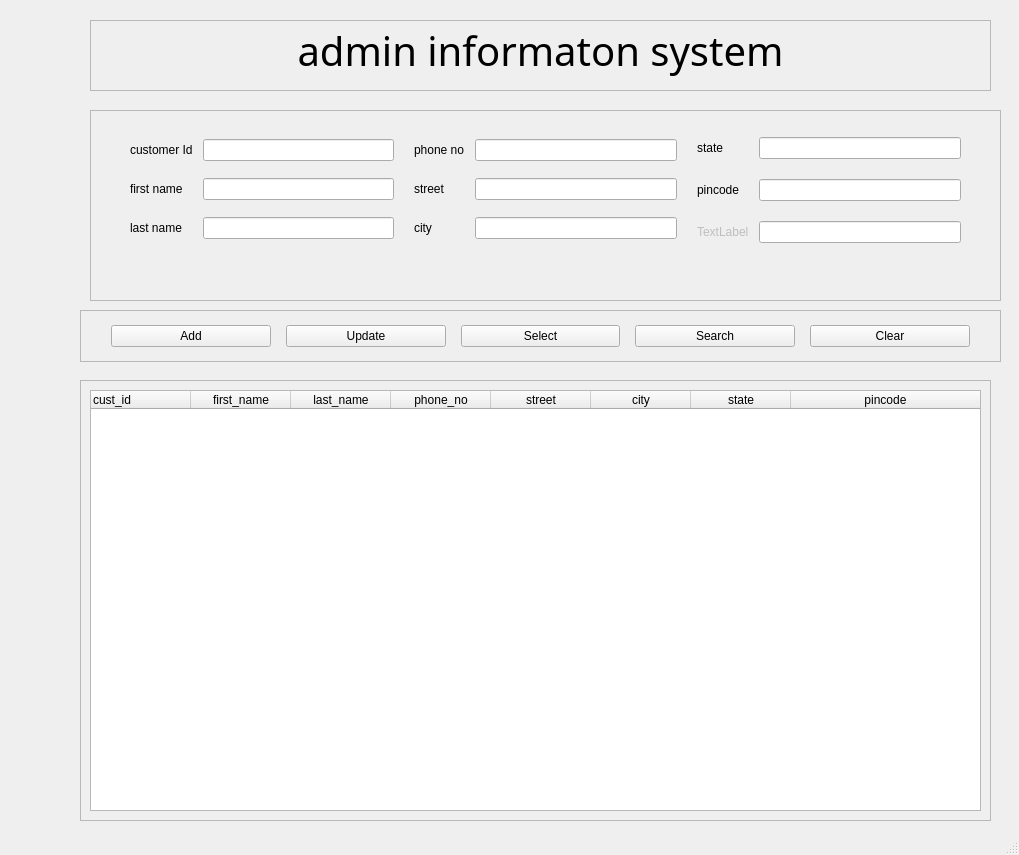
<?xml version="1.0" encoding="UTF-8"?>
<ui version="4.0">
 <class>MainWindow</class>
 <widget class="QMainWindow" name="MainWindow">
  <property name="geometry">
   <rect>
    <x>0</x>
    <y>0</y>
    <width>1019</width>
    <height>855</height>
   </rect>
  </property>
  <property name="windowTitle">
   <string>MainWindow</string>
  </property>
  <widget class="QWidget" name="centralwidget">
   <widget class="QFrame" name="frame">
    <property name="geometry">
     <rect>
      <x>90</x>
      <y>20</y>
      <width>901</width>
      <height>71</height>
     </rect>
    </property>
    <property name="font">
     <font>
      <family>Script MT Bold</family>
      <pointsize>30</pointsize>
      <weight>75</weight>
      <bold>true</bold>
     </font>
    </property>
    <property name="frameShape">
     <enum>QFrame::StyledPanel</enum>
    </property>
    <property name="frameShadow">
     <enum>QFrame::Raised</enum>
    </property>
    <widget class="QLabel" name="title_label">
     <property name="geometry">
      <rect>
       <x>30</x>
       <y>0</y>
       <width>841</width>
       <height>61</height>
      </rect>
     </property>
     <property name="font">
      <font>
       <family>Script MT Bold</family>
       <pointsize>30</pointsize>
       <weight>50</weight>
       <bold>false</bold>
      </font>
     </property>
     <property name="text">
      <string>admin informaton system</string>
     </property>
     <property name="alignment">
      <set>Qt::AlignCenter</set>
     </property>
    </widget>
   </widget>
   <widget class="QFrame" name="info_frame">
    <property name="geometry">
     <rect>
      <x>90</x>
      <y>110</y>
      <width>911</width>
      <height>191</height>
     </rect>
    </property>
    <property name="frameShape">
     <enum>QFrame::StyledPanel</enum>
    </property>
    <property name="frameShadow">
     <enum>QFrame::Raised</enum>
    </property>
    <widget class="QWidget" name="">
     <property name="geometry">
      <rect>
       <x>10</x>
       <y>0</y>
       <width>891</width>
       <height>161</height>
      </rect>
     </property>
     <layout class="QGridLayout" name="gridLayout_4">
      <property name="leftMargin">
       <number>30</number>
      </property>
      <property name="topMargin">
       <number>20</number>
      </property>
      <property name="rightMargin">
       <number>30</number>
      </property>
      <property name="bottomMargin">
       <number>20</number>
      </property>
      <property name="horizontalSpacing">
       <number>20</number>
      </property>
      <property name="verticalSpacing">
       <number>10</number>
      </property>
      <item row="0" column="0">
       <layout class="QGridLayout" name="gridLayout">
        <property name="horizontalSpacing">
         <number>10</number>
        </property>
        <property name="verticalSpacing">
         <number>15</number>
        </property>
        <item row="0" column="0">
         <widget class="QLabel" name="label_2">
          <property name="text">
           <string>customer Id</string>
          </property>
         </widget>
        </item>
        <item row="0" column="1">
         <widget class="QLineEdit" name="lineEdit"/>
        </item>
        <item row="1" column="0">
         <widget class="QLabel" name="label_3">
          <property name="text">
           <string>first name</string>
          </property>
         </widget>
        </item>
        <item row="1" column="1">
         <widget class="QLineEdit" name="lineEdit_2"/>
        </item>
        <item row="2" column="0">
         <widget class="QLabel" name="label_4">
          <property name="text">
           <string>last name</string>
          </property>
         </widget>
        </item>
        <item row="2" column="1">
         <widget class="QLineEdit" name="lineEdit_3"/>
        </item>
       </layout>
      </item>
      <item row="0" column="1">
       <layout class="QGridLayout" name="gridLayout_2">
        <property name="horizontalSpacing">
         <number>10</number>
        </property>
        <property name="verticalSpacing">
         <number>15</number>
        </property>
        <item row="0" column="0">
         <widget class="QLabel" name="label_6">
          <property name="text">
           <string>phone no</string>
          </property>
         </widget>
        </item>
        <item row="0" column="1">
         <widget class="QLineEdit" name="lineEdit_4"/>
        </item>
        <item row="1" column="0">
         <widget class="QLabel" name="label_8">
          <property name="text">
           <string>street</string>
          </property>
         </widget>
        </item>
        <item row="1" column="1">
         <widget class="QLineEdit" name="lineEdit_5"/>
        </item>
        <item row="2" column="0">
         <widget class="QLabel" name="label_7">
          <property name="text">
           <string>city</string>
          </property>
         </widget>
        </item>
        <item row="2" column="1">
         <widget class="QLineEdit" name="lineEdit_6"/>
        </item>
       </layout>
      </item>
      <item row="0" column="2">
       <layout class="QGridLayout" name="gridLayout_3">
        <property name="horizontalSpacing">
         <number>10</number>
        </property>
        <property name="verticalSpacing">
         <number>20</number>
        </property>
        <item row="0" column="0">
         <widget class="QLabel" name="label_5">
          <property name="text">
           <string>state</string>
          </property>
         </widget>
        </item>
        <item row="1" column="0">
         <widget class="QLabel" name="label_9">
          <property name="text">
           <string>pincode</string>
          </property>
         </widget>
        </item>
        <item row="0" column="1">
         <widget class="QLineEdit" name="lineEdit_7"/>
        </item>
        <item row="1" column="1">
         <widget class="QLineEdit" name="lineEdit_8"/>
        </item>
        <item row="2" column="0">
         <widget class="QLabel" name="label">
          <property name="enabled">
           <bool>false</bool>
          </property>
          <property name="text">
           <string>TextLabel</string>
          </property>
          <property name="buddy">
           <cstring></cstring>
          </property>
         </widget>
        </item>
        <item row="2" column="1">
         <widget class="QLineEdit" name="lineEdit_9"/>
        </item>
       </layout>
      </item>
     </layout>
    </widget>
   </widget>
   <widget class="QFrame" name="function_frame">
    <property name="geometry">
     <rect>
      <x>80</x>
      <y>310</y>
      <width>921</width>
      <height>52</height>
     </rect>
    </property>
    <property name="frameShape">
     <enum>QFrame::StyledPanel</enum>
    </property>
    <property name="frameShadow">
     <enum>QFrame::Raised</enum>
    </property>
    <layout class="QHBoxLayout" name="horizontalLayout">
     <property name="spacing">
      <number>15</number>
     </property>
     <property name="leftMargin">
      <number>30</number>
     </property>
     <property name="topMargin">
      <number>10</number>
     </property>
     <property name="rightMargin">
      <number>30</number>
     </property>
     <property name="bottomMargin">
      <number>10</number>
     </property>
     <item>
      <widget class="QPushButton" name="addButton">
       <property name="text">
        <string>Add</string>
       </property>
      </widget>
     </item>
     <item>
      <widget class="QPushButton" name="updateButton">
       <property name="text">
        <string>Update</string>
       </property>
      </widget>
     </item>
     <item>
      <widget class="QPushButton" name="selectButton">
       <property name="text">
        <string>Select</string>
       </property>
      </widget>
     </item>
     <item>
      <widget class="QPushButton" name="searchButton">
       <property name="text">
        <string>Search</string>
       </property>
      </widget>
     </item>
     <item>
      <widget class="QPushButton" name="clearButton">
       <property name="text">
        <string>Clear</string>
       </property>
      </widget>
     </item>
    </layout>
   </widget>
   <widget class="QFrame" name="result_frame">
    <property name="geometry">
     <rect>
      <x>80</x>
      <y>380</y>
      <width>911</width>
      <height>441</height>
     </rect>
    </property>
    <property name="frameShape">
     <enum>QFrame::StyledPanel</enum>
    </property>
    <property name="frameShadow">
     <enum>QFrame::Raised</enum>
    </property>
    <layout class="QHBoxLayout" name="horizontalLayout_2">
     <item>
      <widget class="QTableWidget" name="tableWidget">
       <property name="focusPolicy">
        <enum>Qt::NoFocus</enum>
       </property>
       <property name="showGrid">
        <bool>false</bool>
       </property>
       <attribute name="horizontalHeaderStretchLastSection">
        <bool>true</bool>
       </attribute>
       <column>
        <property name="text">
         <string>cust_id</string>
        </property>
        <property name="textAlignment">
         <set>AlignLeading|AlignVCenter</set>
        </property>
       </column>
       <column>
        <property name="text">
         <string>first_name</string>
        </property>
       </column>
       <column>
        <property name="text">
         <string>last_name</string>
        </property>
       </column>
       <column>
        <property name="text">
         <string>phone_no</string>
        </property>
       </column>
       <column>
        <property name="text">
         <string>street</string>
        </property>
       </column>
       <column>
        <property name="text">
         <string>city</string>
        </property>
       </column>
       <column>
        <property name="text">
         <string>state</string>
        </property>
       </column>
       <column>
        <property name="text">
         <string>pincode</string>
        </property>
       </column>
      </widget>
     </item>
    </layout>
   </widget>
  </widget>
  <widget class="QMenuBar" name="menubar">
   <property name="geometry">
    <rect>
     <x>0</x>
     <y>0</y>
     <width>1019</width>
     <height>26</height>
    </rect>
   </property>
  </widget>
  <widget class="QStatusBar" name="statusbar"/>
 </widget>
 <resources/>
 <connections/>
</ui>
